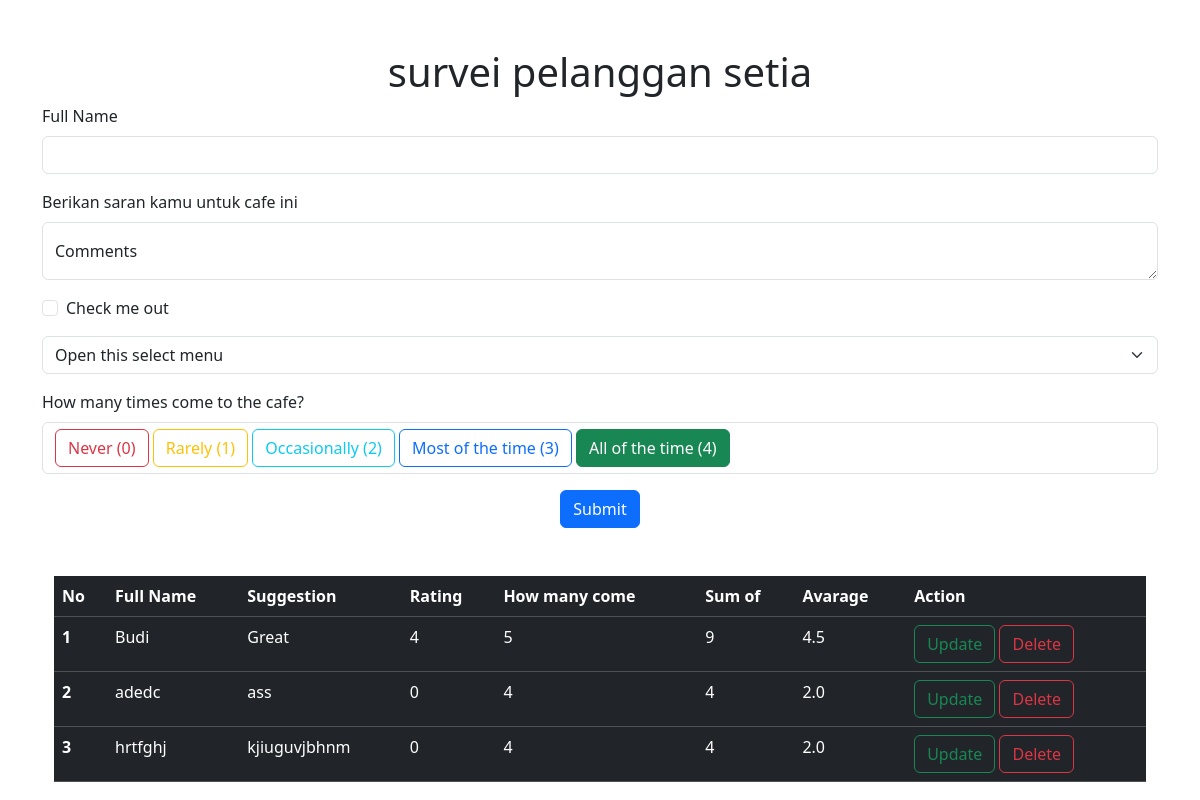
The page / on the database its author committed.
### tables this page shows
CREATE TABLE submissions (
    id INTEGER PRIMARY KEY AUTOINCREMENT,
    fullname TEXT NOT NULL,
    suggest TEXT NOT NULL,
    rating INTEGER,
    coming INTEGER
    );

### app.py (the view)
@app.route('/')
def index():
    conn = sqlite3.connect('db.sqlite3')
    cursor = conn.cursor()
    cursor.execute('SELECT * FROM submissions')
    submissions = cursor.fetchall()
    data=submissions
    column1_sum = sum(row[3] for row in data)
    column2_sum = sum(row[4] for row in data)
    column1_avg = column1_sum / len(data)
    column2_avg = column2_sum / len(data)
    x=len(data)
    row_sums = [sum(row[3:]) for row in data]
    conn.close()
    return render_template('index.html', submissions=submissions,column1_sum=column1_sum,column2_sum=column2_sum,column1_avg=column1_avg,column2_avg=column2_avg,row_sums=row_sums,x=x)

### templates/index.html (shortened to what this page needs)
<!doctype html>
<html lang="en">
  <head>
    <link href="https://cdn.jsdelivr.net/npm/bootstrap@5.3.2/dist/css/bootstrap.min.css" rel="stylesheet">
  </head>
  <body>
    <h1 class="text-center mt-5">survei pelanggan setia</h1>
    <div class="container">
        <form action="/submit" method="POST">
            <div class="mb-3">
              <label for="exampleInputEmail1" class="form-label">Full Name</label>
              <input type="text" class="form-control" name="fullname" id="exampleInputEmail1" aria-describedby="emailHelp" required>
            </div>
            <div class="mb-3">
              <label for="exampleInputPassword1" class="form-label">Berikan saran kamu untuk cafe ini</label>
              <div class="form-floating">
                <textarea class="form-control" placeholder="Leave a comment here" name="suggest" id="floatingTextarea" required></textarea>
                <label for="floatingTextarea">Comments</label>
              </div>
            </div>
            <div class="mb-3 form-check">
              <input type="checkbox" class="form-check-input" id="exampleCheck1">
              <label class="form-check-label" for="exampleCheck1">Check me out</label>
            </div>
            <div class="mb-3">
                <select class="form-select" name="rating" aria-label="Default select example">
                    <option value="0" selected>Open this select menu</option>
                  </select>
            </div>
            <div class="mb-3">
                <label for="coming" class="form-label">How many times come to the cafe?</label>
                <div class="form-control">
                <label class="btn btn-outline-danger" for="danger-outlined">Never (0)</label>
                <label class="btn btn-outline-warning" for="warning-outlined">Rarely (1)</label>
                <label class="btn btn-outline-info" for="info-outlined">Occasionally (2)</label>
                <label class="btn btn-outline-primary" for="primary-outlined">Most of the time (3)</label>
                <label class="btn btn-outline-success" for="success-outlined">All of the time (4)</label>
              </div>
              </div>
            <div class="text-center">
                <button type="submit" class="btn btn-primary">Submit</button>
            </div>
          </form>
          <div class="container mt-5">
            <table class="table table-dark">
                <thead>
                  <tr>
                    <th scope="col">No</th>
                    <th scope="col">Full Name</th>
                    <th scope="col">Suggestion</th>
                    <th scope="col">Rating</th>
                    <th scope="col">How many come</th>
                    <th scope="col">Sum of</th>
                    <th scope="col">Avarage</th>
                    <th scope="col">Action</th>
                  </tr>
                </thead>
                <tbody>
                  <tr>
                    {% for i in submissions %}
                    <th scope="row">{{ loop.index }}</th>
                    <td>{{ i[1] }}</td>
                    <td>{{ i[2] }}</td>
                    <td>{{ i[3] }}</td>
                    <td>{{ i[4] }}</td>
                    <td>{{ i[3]+i[4] }}</td>
                    <td>{{ (i[3]+i[4]) /2 }}</td>
                    <td>
                        <a href="" type="button" class="btn btn-outline-success" data-bs-toggle="modal" data-bs-target="#">Update</a>
                        <a href="{{ url_for('delete', id=i[0])}}" type="button" class="btn btn-outline-danger" onclick="return confirm('Are you sure delete this data ?');">Delete</a>
                    </td>
                  </tr>
                </tbody>
                {% endfor %}
              </table>
    </div>
  </body>
</html>

### rows shown on the page
submissions: fullname "Budi", suggest "Great", rating "4", coming "5", i[3]+i[4] "9", (i[3]+i[4])/2 "4.5"
submissions: fullname "adedc", suggest "ass", rating "0", coming "4", i[3]+i[4] "4", (i[3]+i[4])/2 "2.0"
submissions: fullname "hrtfghj", suggest "kjiuguvjbhnm", rating "0", coming "4", i[3]+i[4] "4", (i[3]+i[4])/2 "2.0"
